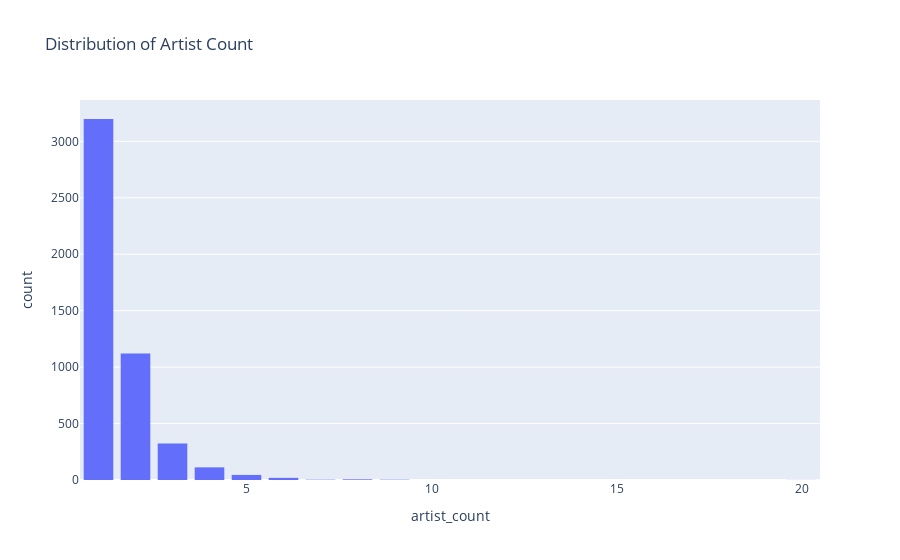

Here is the notebook cell this chart was saved with:
### Code cell
fig4 = px.histogram(df_total, x='artist_count', title = "Distribution of Artist Count")
fig4.update_layout(bargap=0.2)
fig4.show()

### Figure 1 — Plotly figure (JSON) as saved in the notebook; plotly's stock layout.template omitted (floating-point values rounded to 4 significant figures; data arrays with more than 128 entries replaced by an {"elided": "..."} marker saying what was removed)
{"data": [{"alignmentgroup": "True", "bingroup": "x", "hovertemplate": "artist_count=%{x}<br>count=%{y}<extra></extra>", "legendgroup": "", "marker": {"color": "#636efa", "pattern": {"shape": ""}}, "name": "", "offsetgroup": "", "orientation": "v", "showlegend": false, "type": "histogram", "x": {"elided": "4831 int values"}, "xaxis": "x", "yaxis": "y"}], "layout": {"bargap": 0.2, "barmode": "relative", "legend": {"tracegroupgap": 0}, "title": {"text": "Distribution of Artist Count"}, "xaxis": {"anchor": "y", "domain": [0, 1], "title": {"text": "artist_count"}}, "yaxis": {"anchor": "x", "domain": [0, 1], "title": {"text": "count"}}}}
